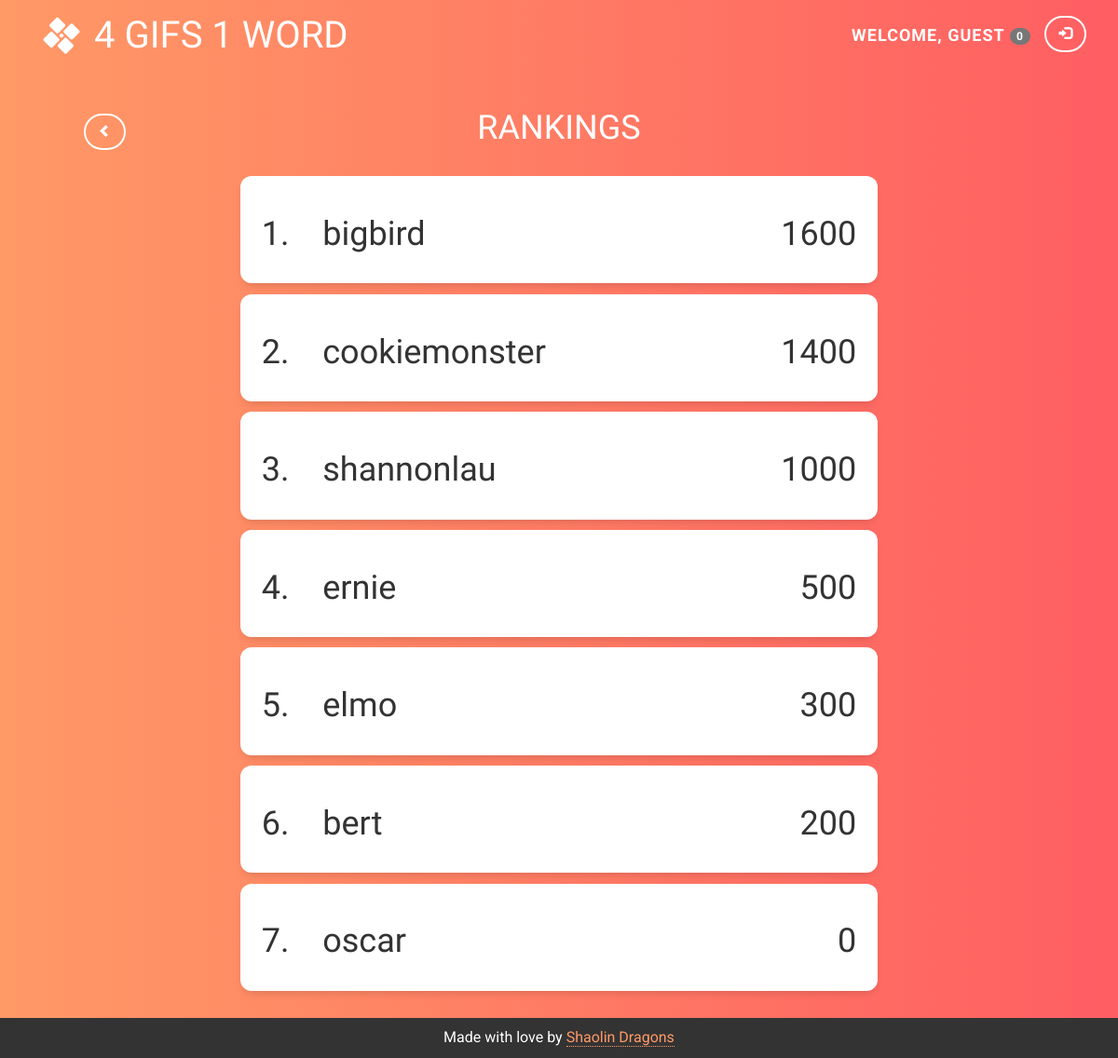
Screenshot of /rankings with the database file from the repository.
### tables this page shows
CREATE TABLE accounts(user TEXT PRIMARY KEY, pass TEXT, pts INTEGER);

### app.py (the view)
@app.route("/rankings")
def rankings():
    return render_template("rankings.html", rankings = db.get_scores(), username = username(), logged_in = logged_in(), score = score())

### app.py (called while the page is built)
def logged_in():
    return "username" in session

def username():
    if logged_in():
        return session["username"].upper()
    else:
        return "GUEST"

def score():
    if logged_in():
        return db.get_score(username().lower())
    elif "score" in session:
        return session["score"]
    else:
        session["score"] = "0"
        return "0"

### utils/database.py (called while the page is built)
def open_db():
    global db
    f = "data/playgame.db"
    db = sqlite3.connect(f, check_same_thread = False)
    return db.cursor()

def get_scores():
    global db
    try:
        c = open_db()
        command = "SELECT user,pts FROM accounts ORDER BY pts DESC"
        c.execute(command)
        data = c.fetchall()
        close_db()
    except:
        print "Error: could not get scores"
        return (None)
    count = 1
    scores = {}
    for entry in data:
        scores[count] = entry
        count += 1
    return scores

### templates/rankings.html
{% extends "base.html" %}
{% block content %}
<div class="container" style="padding-bottom: 30px;">
  <div class="row header">
    <div class="col-sm-2" id="back">
      <a type="button" class="btn btn-outline btn-icon" href="/">
        <span class="glyphicon glyphicon-chevron-left"></span>
      </a>
    </div>
    <div class="col-sm-8">
      <h1 style="margin: 0">RANKINGS<h1>
    </div>
    <div class="col-sm-2">
    </div>
  </div>
  {% for item in rankings %}
  <div class="card card-stack" id="{{ rankings[loop.index][0] }}">
    <h1 style="text-align: left;">{{ loop.index }}.&nbsp;&nbsp;&nbsp;&nbsp;{{ rankings[loop.index][0] }}
      <span style="float: right;">{{ rankings[loop.index][1] }}</span>
    </h1>
  </div>
  {% endfor %}
</div>
{% endblock %}

### templates/base.html (shortened to what this page needs)
<!DOCTYPE html>
<html>
<head>
  <link rel="stylesheet" href="https://maxcdn.bootstrapcdn.com/bootstrap/3.3.7/css/bootstrap.min.css">
  <link rel="stylesheet" type="text/css" href="../static/css/styles.css">
</head>
<body class="{% block bodyclass %}bg-gradient{% endblock bodyclass %}">
  {% block nav %}
  <div class="container-fluid bg-gradient banner">
    <nav class="navbar">
      <div class="container" id="nav">
        <a href="/" class="navbar-left" style="margin-right:15px;"><img class="img-logo" src="../static/img/logo.png" width="40" height="40"></a>
        <div class="navbar-header">
          <a class="navbar-brand" href="/">4 GIFS 1 WORD</a>
        </div>
        <div class="navbar-right">
          {% if logged_in %}
          <a class="btn btn-outline btn-icon" href="/logout"><span class="glyphicon glyphicon-log-out"></span></a>
          {% else %}
          <a class="btn btn-outline btn-icon" href="/login"><span class="glyphicon glyphicon-log-in"></span></a>
          {% endif %}
        </div>
        <ul class="nav navbar-nav navbar-right nav-name">
          {% if logged_in %}
          <li class="nav-item space"><a href="{{ url_for('.rankings', _anchor = username.lower()) }}" style="color:white; background-color: transparent;"><b>WELCOME, {{ username }}</b> <span class="badge">{{ score }}</span></a></li>
          {% else %}
          <li class="nav-item space"><b>WELCOME, {{ username }}</b> <span class="badge">{{ score }}</span></li>
          {% endif %}
        </ul>
      </div>
    </nav>
  {% endblock nav %}
  {% block content %}
  {% endblock content %}
  {% block enddiv %}
</div>
  {% endblock enddiv %}
  <div class="footer container-fluid text-center">
    <p>Made with love by <a class="link-dotted" href="https://github.com/slau8/shaolin-dragons">Shaolin Dragons</a></p>
  </div>
</body>
</html>

### static/css/styles.css (style rules this page uses)
html { height: 100%; width: 100%; }
body { font-family: 'Roboto', sans-serif; position: relative; padding-bottom: 42px; margin-top: 0px; min-height: 100%; height: stretch; }
h1 { font-family: 'Baloo Chettan', cursive; }
p { font-size: 16px; }
ul { height: 50px; line-height: 50px; padding: auto; font-size: 18px; }
a, a:hover, a:active, a:visited, a:focus { text-decoration: none; }
.link-dotted, .link-dotted:hover, .link-dotted:active, .link-dotted:visited { text-decoration: none; border-bottom: 1px dotted; color: #ff9966; }
.img-logo { margin-bottom: 5px; margin-top: 5px; }
.header { margin-top: 3%; margin-bottom: 3%; text-align: center; }
.header.row { margin-bottom: 1%; }
.bg-gradient { background: #ff9966; background: -webkit-linear-gradient(to right, #ff9966, #ff5e62); background: linear-gradient(to right, #ff9966, #ff5e62); color: white; text-align: center; }
.space { letter-spacing: 1px; }
.navbar-brand, .navbar-brand:hover, navbar-brand:active, .navbar-brand:focus { color: white; font-family: 'Baloo Chettan', cursive; font-size: 40px; }
.nav-name.navbar-right { margin-right: 10px; }
.banner { padding-top: 1%; padding-bottom: 0%; }
#nav { padding-left: 30px; padding-right: 30px; }
.card { font-family: 'Roboto', sans-serif; border-radius: 12px; box-shadow: 0 6px 10px -4px rgba(0, 0, 0, 0.15); background-color: #FFFFFF; color: #333333; padding: 10px; }
.card-stack { margin: auto; margin-top: 1%; width: 60%; padding: 2%; }
.btn { margin-left: 5px; margin-right: 5px; font-family: 'Roboto', sans-serif; width: 125px; border-radius: 30px; box-sizing: border-box; border-width: 2px; font-size: 14px; font-weight: 600; padding: 5px; line-height: 2; -webkit-transition: all 200ms linear; -moz-transition: all 200ms linear; -ms-transition: all 200ms linear; transition: all 200ms linear; }
.btn-outline { border-color: #FFFFFF; color: #FFFFFF; opacity: 1; }
.btn-icon { line-height: 1.8; width: 45px; margin-top: 4px; margin-bottom: 4px; }
.footer { position: absolute; bottom: 0; padding-top: 1rem; text-align: center; color: white; background-color: #333333; width: 100%; margin: 0; }

### rows the page displays
accounts: user "bigbird", pts "1600"
accounts: user "cookiemonster", pts "1400"
accounts: user "shannonlau", pts "1000"
accounts: user "ernie", pts "500"
accounts: user "elmo", pts "300"
accounts: user "bert", pts "200"
accounts: user "oscar", pts "0"

### other values shown
{{ username }} "GUEST"
{{ score }} "0"
